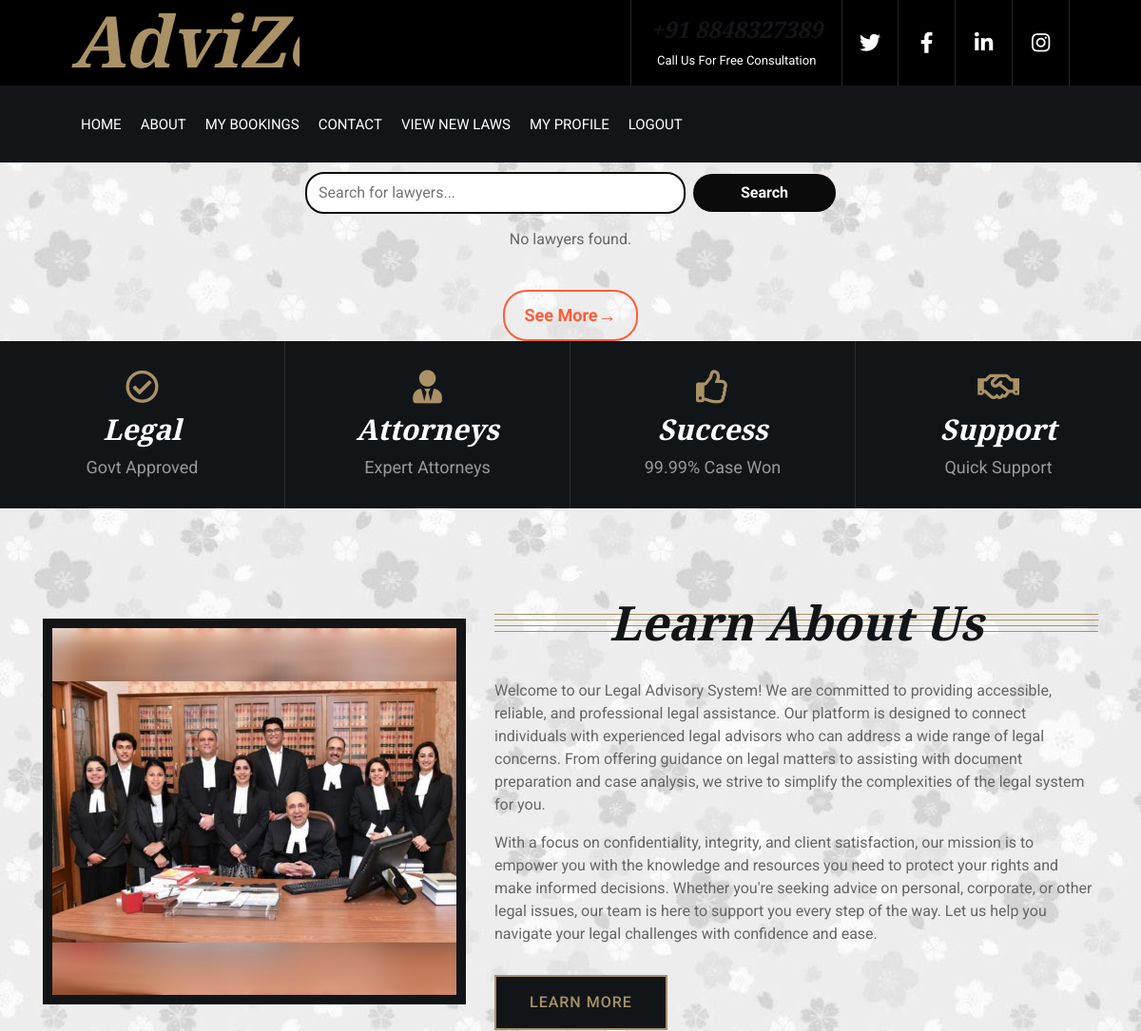
The app's page / (signed in, upper part), older data.
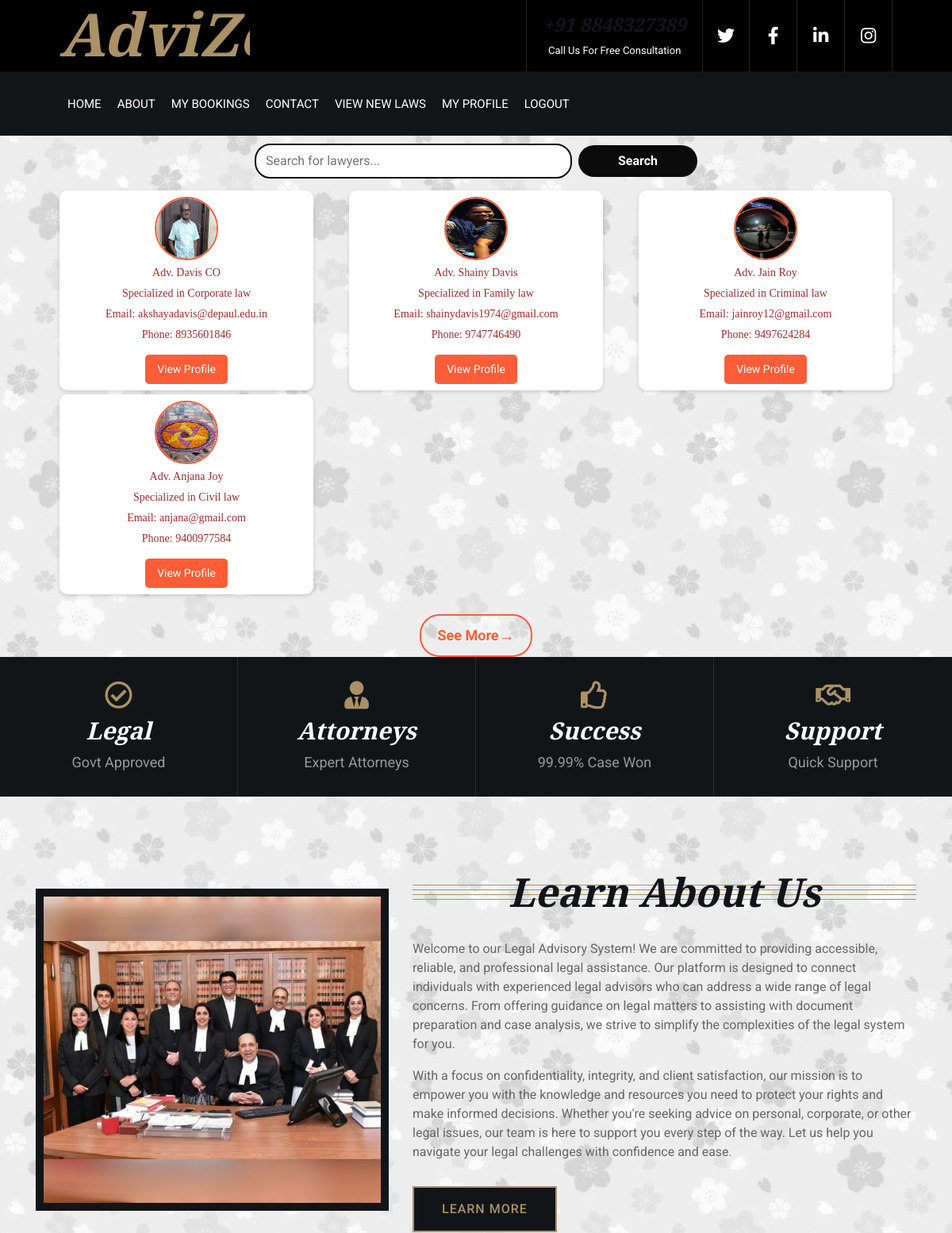
The same page, newer data.
### userapp/models.py (models this page shows)
class Register(AbstractUser):
    usertype = models.CharField(max_length=50, default="admin")
    phone = models.CharField(max_length=15, null=True)  # Changed to CharField
    image = models.ImageField(upload_to='uploads/', null=True)
    barcouncil_number = models.CharField(max_length=15, null=True)
    specialization = models.CharField(max_length=50, null=True)
    address = models.CharField(max_length=100, null=True)
    bio = models.TextField(max_length=1000, null=True)
    qualification = models.CharField(max_length=50, null=True)
    experience = models.CharField(max_length=10, null=True)
    consultation_mode = models.CharField(max_length=50, null=True)
    court_jurisdiction = models.CharField(max_length=50, null=True)
    court_type = models.CharField(max_length=50, null=True)
    place = models.CharField(max_length=50, null=True)
    is_approved = models.BooleanField(default=False)

### userapp/views.py (the view)
# urls.py: path('', views.index,name="index"),
def index(request):
    if request.session.get('ut') == 'user':
        lawyers = Register.objects.filter(usertype="lawyer", is_approved=True)
        seen_specializations = set()
        unique_lawyers = []
        for lawyer in lawyers:
            if lawyer.specialization not in seen_specializations:
                unique_lawyers.append(lawyer)
                seen_specializations.add(lawyer.specialization)
        lawyers = unique_lawyers
        return render(request, 'index.html', {'lawyers': lawyers})
    else:
        return render(request, 'index.html')

### userapp/templates/index.html (shortened to what the changed rows need)
{% load static %}
{% include 'header.html' %}
            {% if request.session.ut == 'user' %}
            <link rel="stylesheet" href="{% static 'css/lawyers_view.css' %}">
            <div class="lawyercontainer">
                {% for lawyer in lawyers %}
                <div class="lawyer-profile-card">
                    {% if lawyer.image %}
                    <img src="{{ lawyer.image.url }}" alt="Lawyer Profile Picture">
                    {% else %}
                    <img src="{% static 'img/img1.jpeg' %}" alt="Default Profile Picture">
                    {% endif %}
                    <p>{{ lawyer.first_name }}</p>
                    {% if lawyer.specialization %}
                        <p>Specialized in {{ lawyer.specialization }} law</p>
                    {% endif %}
                    <p>Email: {{ lawyer.email }}</p>
                    <p>Phone: {{ lawyer.phone }}</p>
                    <a href="{% url 'profile_lawyer' lawyer.id %}" class="edit-button">View Profile</a>
                </div>
                {% empty %}
                <p>No lawyers found.</p>
                {% endfor %}
            </div>
             {% endif %}
            <div class="about">
                <div class="container">
                    <div class="row align-items-center">
                        <div class="col-lg-7 col-md-6">
                            <div class="section-header">
                                <h2>Learn About Us</h2>
                            </div>
                        </div>
                    </div>
                </div>
            </div>
{% include 'footer.html' %}

Row changes from the older to the newer data that the page shows:
now on this page (row edited): Register: image (picture), first_name "Adv. Davis CO", specialization "Corporate", email "akshayadavis@depaul.edu.in", phone "8935601846"
now on this page (row edited): Register: image (picture), first_name "Adv. Shainy Davis", specialization "Family", email "shainydavis1974@gmail.com", phone "9747746490"
now on this page (row edited): Register: image (picture), first_name "Adv. Jain Roy", specialization "Criminal", email "jainroy12@gmail.com", phone "9497624284"
added Register: image (picture), first_name "Adv. Anjana Joy", specialization "Civil", email "anjana@gmail.com", phone "9400977584"
Text that changed along with them:
text no longer shown: "No lawyers found."
